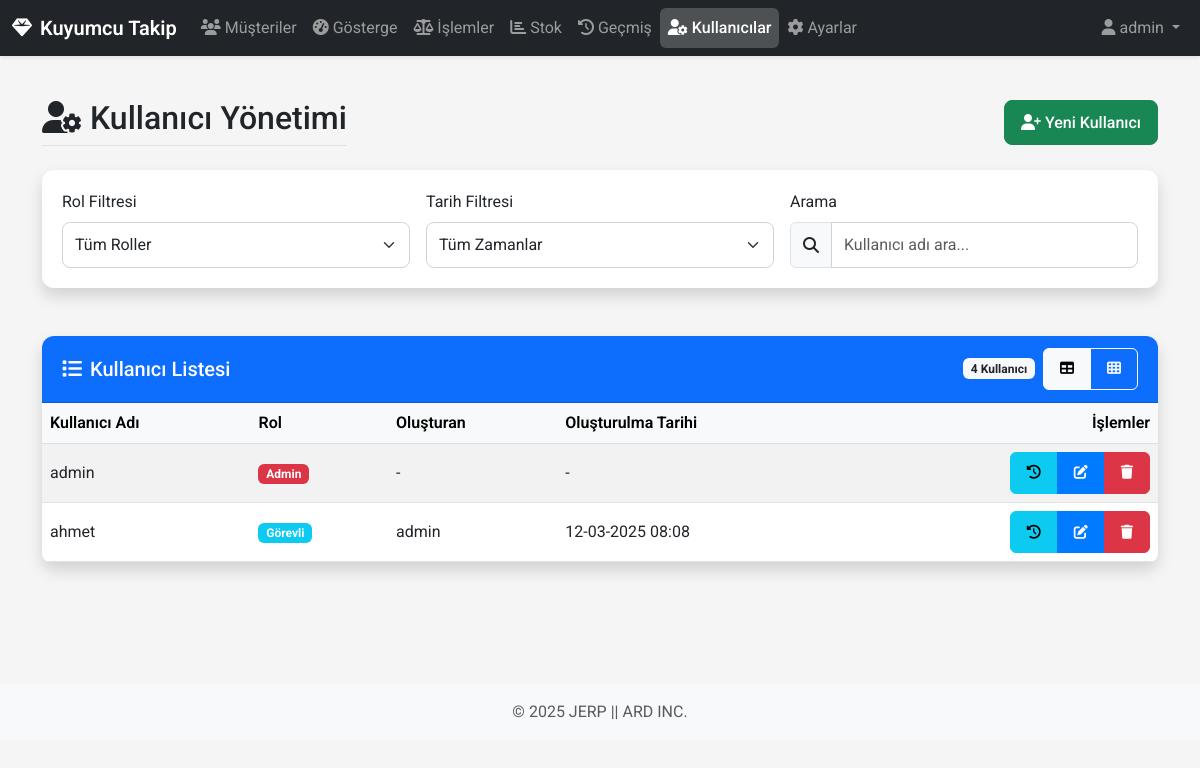
The page /users (signed in) on the database as committed earlier.
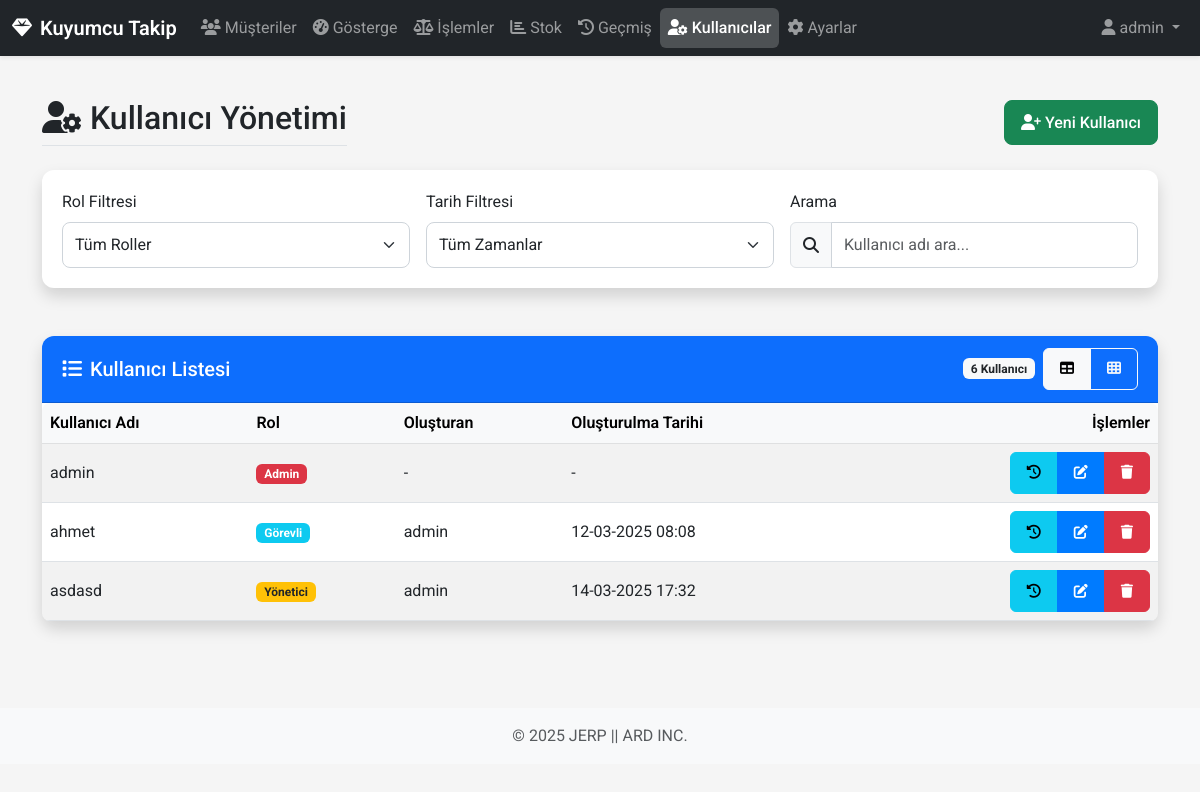
The same page on the database as committed later.
### app/models/database.py (models this page shows)
class User(db.Model, UserMixin):
    __tablename__ = 'users'
    id = db.Column(db.Integer, primary_key=True)
    username = db.Column(db.String(64), unique=True, nullable=False)
    password_hash = db.Column(db.String(128), nullable=False)
    is_admin = db.Column(db.Boolean, default=False)
    role = db.Column(db.String(20), default='staff')
    created_by_id = db.Column(db.Integer, db.ForeignKey('users.id'))
    created_at = db.Column(db.DateTime, default=datetime.utcnow)
    created_by = db.relationship('User', remote_side=[id], backref=db.backref('created_users', lazy='dynamic'))
    def has_role(self, role):
        if self.is_admin:
            return True
        if role == 'manager' and self.role == 'manager':
            return True
        if role == 'staff' and (self.role == 'manager' or self.role == 'staff'):
            return True
        return False

### app/routes/views.py (the view, shortened to what this page needs)
@main_bp.route('/users')
@login_required
def users():
    if not current_user.has_role('manager'):
        flash('Bu sayfaya erişim yetkiniz yok!', 'danger')
        return redirect(url_for('main.dashboard'))
    if current_user.is_admin:
        users_list = User.query.all()
    return render_template('users.html', users=users_list)

### app/routes/views.py (called while the page is built)
@login_manager.user_loader
def load_user(user_id):
    return User.query.get(int(user_id))

### app/templates/users.html (shortened to what this page needs)
{% extends 'base.html' %}
{% block content %}
<div class="row mb-4">
    <div class="col">
        <div class="d-flex justify-content-between align-items-center flex-wrap">
            <h2 class="border-bottom pb-2 mb-0">
                <i class="fas fa-user-cog me-2"></i>Kullanıcı Yönetimi
            </h2>
            <div class="mt-2 mt-md-0">
                <a href="{{ url_for('main.add_user') }}" class="btn btn-success">
                    <i class="fas fa-user-plus me-1"></i><span class="d-none d-md-inline-block">Yeni Kullanıcı</span>
                </a>
            </div>
        </div>
    </div>
</div>
<div class="row mb-4">
    <div class="col-12">
        <div class="card shadow">
            <div class="card-body">
                <div class="row g-3">
                    <div class="col-md-4 col-sm-6">
                        <label for="role-filter" class="form-label">Rol Filtresi</label>
                        <select id="role-filter" class="form-select">
                            <option value="all" selected>Tüm Roller</option>
                        </select>
                    </div>
                    <div class="col-md-4 col-sm-6">
                        <label for="date-filter" class="form-label">Tarih Filtresi</label>
                        <select id="date-filter" class="form-select">
                            <option value="all" selected>Tüm Zamanlar</option>
                        </select>
                    </div>
                    <div class="col-md-4 col-sm-12">
                        <label for="search-input" class="form-label">Arama</label>
                        <div class="input-group">
                            <span class="input-group-text"><i class="fas fa-search"></i></span>
                            <input type="text" id="search-input" class="form-control" placeholder="Kullanıcı adı ara...">
                        </div>
                    </div>
                </div>
            </div>
        </div>
    </div>
</div>
<div class="row">
    <div class="col-12">
        <div class="card shadow">
            <div class="card-header bg-primary text-white d-flex justify-content-between align-items-center">
                <h5 class="mb-0">
                    <i class="fas fa-list me-2"></i>Kullanıcı Listesi
                </h5>
                <div class="d-flex align-items-center">
                    <span id="user-count" class="badge bg-light text-dark me-2">
                    </span>
                    <div class="btn-group" role="group">
                        <button id="btn-table-view" class="btn btn-sm btn-outline-light active">
                            <i class="fas fa-table"></i>
                        </button>
                        <button id="btn-card-view" class="btn btn-sm btn-outline-light">
                            <i class="fas fa-th"></i>
                        </button>
                    </div>
                </div>
            </div>
            <div id="table-view" class="card-body p-0">
                <div class="table-responsive">
                    <table class="table table-hover table-striped mb-0" id="users-table">
                        <thead class="table-light">
                            <tr>
                                <th>Kullanıcı Adı</th>
                                <th>Rol</th>
                                <th>Oluşturan</th>
                                <th>Oluşturulma Tarihi</th>
                                <th class="text-end">İşlemler</th>
                            </tr>
                        </thead>
                        <tbody>
                            {% for user in users %}
                            <tr data-username="{{ user.username }}"
                                data-role="{{ user.role }}"
                                data-created-by="{{ user.created_by.username if user.created_by else '' }}"
                                data-created-at="{{ user.created_at.strftime('%Y-%m-%d') if user.created_at else '' }}">
                                <td>{{ user.username }}</td>
                                <td>
                                    <span class="badge {% if user.is_admin %}bg-danger{% elif user.role == 'manager' %}bg-warning text-dark{% else %}bg-info{% endif %}">
                                        {% if user.is_admin %}Admin{% elif user.role == 'manager' %}Yönetici{% else %}Görevli{% endif %}
                                    </span>
                                </td>
                                <td>{{ user.created_by.username if user.created_by else "-" }}</td>
                                <td>{{ user.created_at.strftime('%d-%m-%Y %H:%M') if user.created_at else "-" }}</td>
                                <td class="text-end">
                                    <div class="btn-group" role="group">
                                        <a href="{{ url_for('main.user_operations', user_id=user.id) }}"
                                           class="btn btn-sm btn-info"
                                           title="İşlemler">
                                            <i class="fas fa-history"></i>
                                        </a>
                                        <a href="{{ url_for('main.edit_user', user_id=user.id) }}"
                                           class="btn btn-sm btn-primary"
                                           title="Düzenle">
                                            <i class="fas fa-edit"></i>
                                        </a>
                                        {% if current_user.is_admin or (current_user.role == 'manager' and user.role == 'staff') %}
                                        <button class="btn btn-sm btn-danger delete-user"
                                                data-bs-toggle="modal"
                                                data-bs-target="#deleteUserModal{{ user.id }}"
                                                title="Sil">
                                            <i class="fas fa-trash"></i>
                                        </button>
                                        {% endif %}
                                    </div>
                                </td>
                            </tr>
                            {% endfor %}
                        </tbody>
                    </table>
                </div>
            </div>
        </div>
    </div>
</div>
{% endblock %}

### app/templates/base.html (shortened to what this page needs)
<!DOCTYPE html>
<html lang="tr">
<head>
    <link href="https://cdn.jsdelivr.net/npm/bootstrap@5.3.0/dist/css/bootstrap.min.css" rel="stylesheet">
    <link rel="stylesheet" href="https://cdnjs.cloudflare.com/ajax/libs/font-awesome/6.4.0/css/all.min.css">
    <link rel="stylesheet" href="{{ url_for('static', filename='css/style.css') }}">
    <link rel="stylesheet" href="{{ url_for('static', filename='css/mobile.css') }}">
</head>
<body>
    {% if current_user.is_authenticated %}
    <nav class="navbar navbar-expand-lg navbar-dark bg-dark fixed-top">
        <div class="container-fluid">
            <a class="navbar-brand d-flex align-items-center" href="{{ url_for('main.dashboard') }}">
                <i class="fas fa-gem me-2"></i>Kuyumcu Takip
            </a>
            <div class="collapse navbar-collapse" id="navbarNav">
                <ul class="navbar-nav me-auto">
                    <li class="nav-item">
                        <a class="nav-link {% if request.endpoint == 'main.customers' %}active{% endif %}" href="{{ url_for('main.customers') }}">
                            <i class="fas fa-users nav-icon"></i>
                            <span class="nav-text">Müşteriler</span>
                        </a>
                    </li>
                    <li class="nav-item">
                        <a class="nav-link {% if request.endpoint == 'main.dashboard' %}active{% endif %}" href="{{ url_for('main.dashboard') }}">
                            <i class="fas fa-tachometer-alt nav-icon"></i>
                            <span class="nav-text">Gösterge</span>
                        </a>
                    </li>
                    <li class="nav-item">
                        <a class="nav-link {% if request.endpoint == 'main.operations' %}active{% endif %}" href="{{ url_for('main.operations') }}">
                            <i class="fas fa-balance-scale nav-icon"></i>
                            <span class="nav-text">İşlemler</span>
                        </a>
                    </li>
                    <li class="nav-item">
                        <a class="nav-link {% if request.endpoint == 'main.stock' %}active{% endif %}" href="{{ url_for('main.stock') }}">
                            <i class="fas fa-chart-bar nav-icon"></i>
                            <span class="nav-text">Stok</span>
                        </a>
                    </li>
                    <li class="nav-item">
                        <a class="nav-link {% if request.endpoint == 'main.history' %}active{% endif %}" href="{{ url_for('main.history') }}">
                            <i class="fas fa-history nav-icon"></i>
                            <span class="nav-text">Geçmiş</span>
                        </a>
                    </li>
                    {% if current_user.has_role('manager') %}
                    <li class="nav-item">
                        <a class="nav-link {% if request.endpoint == 'main.users' %}active{% endif %}" href="{{ url_for('main.users') }}">
                            <i class="fas fa-user-cog nav-icon"></i>
                            <span class="nav-text">Kullanıcılar</span>
                        </a>
                    </li>
                    {% endif %}
                    {% if current_user.is_admin %}
                    <li class="nav-item">
                        <a class="nav-link {% if request.endpoint == 'main.settings' %}active{% endif %}" href="{{ url_for('main.settings') }}">
                            <i class="fas fa-cog nav-icon"></i>
                            <span class="nav-text">Ayarlar</span>
                        </a>
                    </li>
                    {% endif %}
                </ul>
                <div class="navbar-nav d-flex align-items-center">
                    <div class="nav-item dropdown">
                        <a class="nav-link dropdown-toggle" href="#" id="navbarDropdown" role="button" data-bs-toggle="dropdown">
                            <i class="fas fa-user me-1"></i><span class="username-text">{{ current_user.username }}</span>
                        </a>
                    </div>
                </div>
            </div>
        </div>
    </nav>
    {% endif %}
    <div class="container main-container mt-4 mb-5">
        {% block content %}{% endblock %}
    </div>
    <footer class="footer py-3 bg-light">
        <div class="container text-center">
            <span class="text-muted">© 2025 JERP || ARD INC. </span>
        </div>
    </footer>
</body>
</html>

### app/static/css/style.css (style rules this page uses)
:root { --primary-color: #007bff; --secondary-color: #6c757d; --success-color: #28a745; --danger-color: #dc3545; --warning-color: #ffc107; --info-color: #17a2b8; --light-color: #f8f9fa; --dark-color: #343a40; --transition-speed: 0.3s; }
body { font-family: 'Roboto', 'Segoe UI', Tahoma, Geneva, Verdana, sans-serif; min-height: 100vh; display: flex; flex-direction: column; background-color: #f5f5f5; padding-top: 60px; padding-bottom: 60px; }
.main-container { flex: 1 0 auto; padding-top: 15px; padding-bottom: 15px; }
.footer { margin-top: auto; flex-shrink: 0; }
.card { border-radius: 0.75rem; border: none; box-shadow: 0 0.125rem 0.25rem rgba(0, 0, 0, 0.075); margin-bottom: 1.5rem; transition: transform var(--transition-speed), box-shadow var(--transition-speed); }
.card-header { border-top-left-radius: 0.75rem !important; border-top-right-radius: 0.75rem !important; font-weight: 500; padding: 0.75rem 1.25rem; }
.card-body { padding: 1.25rem; }
.table th { font-weight: 600; background-color: #f8f9fa; white-space: nowrap; }
.table td { vertical-align: middle; }
.table-responsive { border-radius: 0.5rem; overflow: hidden; }
.navbar { box-shadow: 0 0.125rem 0.25rem rgba(0, 0, 0, 0.075); transition: all var(--transition-speed); }
.navbar-brand { font-weight: 600; font-size: 1.25rem; }
.nav-link { padding: 0.5rem 1rem; border-radius: 0.375rem; transition: all var(--transition-speed); }
.nav-link.active { background-color: rgba(255, 255, 255, 0.2); font-weight: 500; }
.form-control, .form-select { border-radius: 0.5rem; padding: 0.5rem 0.75rem; border: 1px solid #ced4da; transition: border-color var(--transition-speed), box-shadow var(--transition-speed); }
.btn { border-radius: 0.5rem; padding: 0.5rem 1rem; font-weight: 500; transition: all var(--transition-speed); }
.btn-primary { background-color: var(--primary-color); border-color: var(--primary-color); }
.btn-sm { border-radius: 0.375rem; padding: 0.25rem 0.5rem; }

### app/static/css/mobile.css (style rules this page uses)
@media (hover: none) { .btn { padding: 0.6rem 1rem; } }
@media (hover: none) { .form-control, .form-select { padding: 0.6rem 0.75rem; min-height: 42px; } }

Rows that differ between the two databases and show on the page:
added User: username "asdasd", is_admin "Yönetici", created_by "admin", created_at "14-03-2025 17:32", role "manager" (drawn)
Other text that changed with them:
text written by a page script: "4 Kullanıcı" → "6 Kullanıcı"
